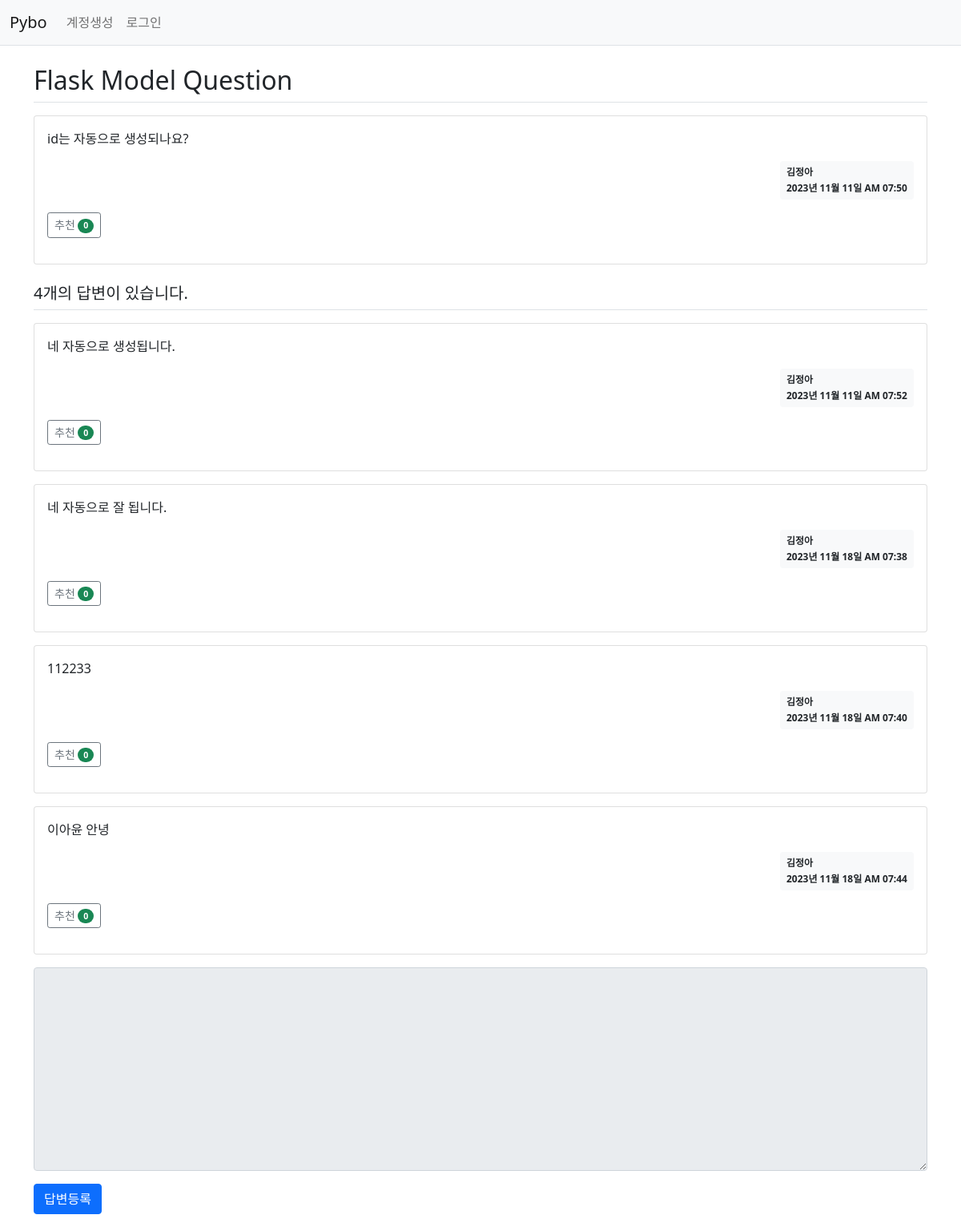
Screenshot of /question/detail/2/ with the database file from the repository.
### pybo/models.py (models this page shows)
class Question(db.Model):
    id = db.Column(db.Integer, primary_key=True)
    subject = db.Column(db.String(200), nullable=False)
    content = db.Column(db.Text(), nullable=False)
    create_date = db.Column(db.DateTime(), nullable=False)
    user_id = db.Column(db.Integer, db.ForeignKey('user.id', ondelete='CASCADE'), nullable=False)
    user = db.relationship('User', backref=db.backref('question_set'))
    modify_date = db.Column(db.DateTime(), nullable=True)
    voter = db.relationship('User', secondary=question_voter, backref=db.backref('question_voter_set'))

class User(db.Model):
    id = db.Column(db.Integer, primary_key=True)
    username = db.Column(db.String(150), unique=True, nullable=False)
    password = db.Column(db.String(200), nullable=False)
    email = db.Column(db.String(120), unique=True, nullable=False)

class Answer(db.Model):
    id = db.Column(db.Integer, primary_key=True)
    question_id = db.Column(db.Integer, db.ForeignKey('question.id', ondelete='CASCADE'))
    question = db.relationship('Question', backref=db.backref('answer_set'))
    content = db.Column(db.Text(), nullable=False)
    create_date = db.Column(db.DateTime(), nullable=False)
    user_id = db.Column(db.Integer, db.ForeignKey('user.id', ondelete='CASCADE'), nullable=False)
    user = db.relationship('User', backref=db.backref('answer_set'))
    modify_date = db.Column(db.DateTime(), nullable=True)
    voter = db.relationship('User', secondary=answer_voter, backref=db.backref('answer_voter_set'))

### pybo/views/question_views.py (the view)
@bp.route('/detail/<int:question_id>/')
def detail(question_id):
    form = AnswerForm()
    question = Question.query.get_or_404(question_id)
    return render_template('question/question_detail.html', question=question, form=form)

### pybo/forms.py
class AnswerForm(FlaskForm):
    content = TextAreaField('내용', validators=[DataRequired('내용은 필수입력 항목입니다.')])

### pybo/filter.py (called while the page is built)
def format_datetime(value, fmt='%Y년 %m월 %d일 %p %I:%M'):
    return value.strftime(fmt)

### pybo/views/auth_views.py (called while the page is built)
@bp.before_app_request
def load_logged_in_user():
    user_id = session.get('user_id')
    if user_id is None:
        g.user = None
    else:
        g.user = User.query.get(user_id)

### pybo/templates/question/question_detail.html (shortened to what this page needs)
<link rel="stylesheet" href="{{ url_for('static', filename='bootstrap.min.css') }}">
{% extends 'base.html' %}
{% block content %}
<div class="container my-3">
    <h2 class="border-bottom py-2">{{ question.subject }}</h2>
    <div class="card my-3">
        <div class="card-body">
            <div class="card-text">{{ question.content|markdown  }}</div>
            <div class="d-flex justify-content-end">
                <div class="badge bg-light text-dark p-2 text-start">
                    <div class="mb-2">{{ question.user.username }}</div>
                    <div>{{ question.create_date|datetime }}</div>
                </div>
            </div>
            <div class="my-3">
                <a href="javascript:void(0)" data-uri="{{ url_for('question.vote', question_id=question.id) }}"
               class="recommend btn btn-sm btn-outline-secondary"> 추천
                <span class="badge rounded-pill bg-success">{{ question.voter|length }}</span>
                </a>
            </div>
        </div>
    </div>
    <h5 class="border-bottom my-3 py-2">{{ question.answer_set|length }}개의 답변이 있습니다.</h5>
    {% for answer in question.answer_set %}
    <div class="card my-3">
        <div class="card-body">
            <div class="card-text" >{{ answer.content|markdown }}</div>
            <div class="d-flex justify-content-end">
                <div class="badge bg-light text-dark p-2 text-start">
                    <div class="mb-2">{{ answer.user.username }}</div>
                    <div>{{ answer.create_date|datetime }}</div>
                </div>
            </div>
            <div class="my-3">
                <a href="javascript:void(0)" data-uri="{{ url_for('answer.vote', answer_id=answer.id) }}"
               class="recommend btn btn-sm btn-outline-secondary"> 추천
                <span class="badge rounded-pill bg-success">{{ answer.voter|length }}</span>
                </a>
            </div>
        </div>
    </div>
    {% endfor %}
    <form action="{{ url_for('answer.create', question_id=question.id) }}" method="post" class="my-3">
        <div class="mb-3">
            <textarea {% if not g.user %}disabled{% endif %}
                    name="content" id="content" class="form-control" rows="10"></textarea>
        </div>
        <input type="submit" value="답변등록" class="btn btn-primary">
    </form>
</div>
{% endblock %}

### rows the page displays
Question: subject "Flask Model Question", content "id는 자동으로 생성되나요?", create_date "2023년 11월 11일 AM 07:50"
User: user.username "김정아"
Answer: content "네 자동으로 생성됩니다.", user.username "김정아", create_date "2023년 11월 11일 AM 07:52", voter|length "0"
Answer: content "네 자동으로 잘 됩니다.", user.username "김정아", create_date "2023년 11월 18일 AM 07:38", voter|length "0"
Answer: content "112233", user.username "김정아", create_date "2023년 11월 18일 AM 07:40", voter|length "0"
Answer: content "이아윤 안녕", user.username "김정아", create_date "2023년 11월 18일 AM 07:44", voter|length "0"

### other values shown
{{ question.voter|length }} "0"
{{ question.answer_set|length }} "4"
